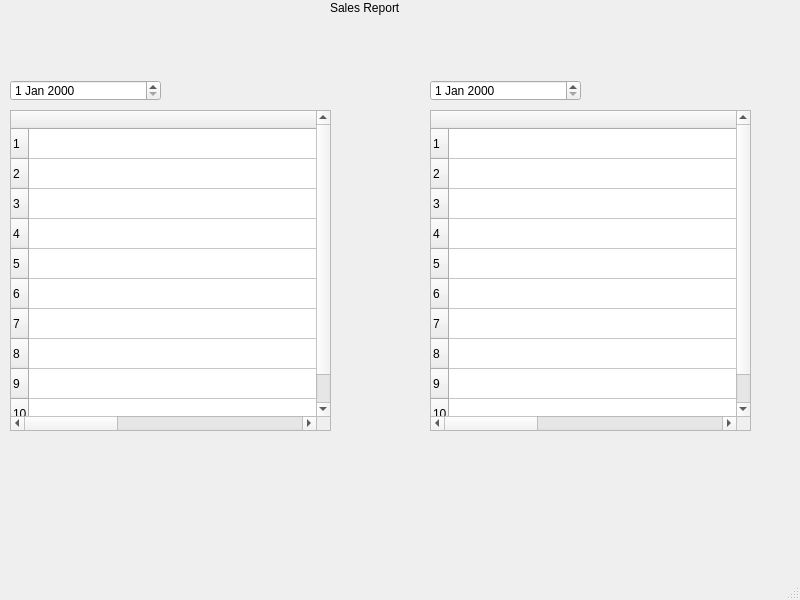
<?xml version="1.0" encoding="UTF-8"?>
<ui version="4.0">
 <class>MainWindow</class>
 <widget class="QMainWindow" name="MainWindow">
  <property name="geometry">
   <rect>
    <x>0</x>
    <y>0</y>
    <width>800</width>
    <height>600</height>
   </rect>
  </property>
  <property name="windowTitle">
   <string>MainWindow</string>
  </property>
  <widget class="QWidget" name="centralwidget">
   <widget class="QLabel" name="label">
    <property name="geometry">
     <rect>
      <x>330</x>
      <y>0</y>
      <width>81</width>
      <height>16</height>
     </rect>
    </property>
    <property name="text">
     <string>Sales Report</string>
    </property>
   </widget>
   <widget class="QDateEdit" name="dateEdit">
    <property name="geometry">
     <rect>
      <x>10</x>
      <y>80</y>
      <width>151</width>
      <height>21</height>
     </rect>
    </property>
   </widget>
   <widget class="QTableWidget" name="tableWidget">
    <property name="geometry">
     <rect>
      <x>10</x>
      <y>110</y>
      <width>321</width>
      <height>321</height>
     </rect>
    </property>
    <property name="rowCount">
     <number>10</number>
    </property>
    <property name="columnCount">
     <number>3</number>
    </property>
    <attribute name="horizontalHeaderMinimumSectionSize">
     <number>1000</number>
    </attribute>
    <attribute name="verticalHeaderDefaultSectionSize">
     <number>30</number>
    </attribute>
    <row/>
    <row/>
    <row/>
    <row/>
    <row/>
    <row/>
    <row/>
    <row/>
    <row/>
    <row/>
    <column/>
    <column/>
    <column/>
   </widget>
   <widget class="QDateEdit" name="dateEdit_2">
    <property name="geometry">
     <rect>
      <x>430</x>
      <y>80</y>
      <width>151</width>
      <height>21</height>
     </rect>
    </property>
   </widget>
   <widget class="QTableWidget" name="tableWidget_2">
    <property name="geometry">
     <rect>
      <x>430</x>
      <y>110</y>
      <width>321</width>
      <height>321</height>
     </rect>
    </property>
    <property name="rowCount">
     <number>10</number>
    </property>
    <property name="columnCount">
     <number>3</number>
    </property>
    <attribute name="horizontalHeaderMinimumSectionSize">
     <number>1000</number>
    </attribute>
    <attribute name="verticalHeaderDefaultSectionSize">
     <number>30</number>
    </attribute>
    <row/>
    <row/>
    <row/>
    <row/>
    <row/>
    <row/>
    <row/>
    <row/>
    <row/>
    <row/>
    <column/>
    <column/>
    <column/>
   </widget>
  </widget>
  <widget class="QMenuBar" name="menubar">
   <property name="geometry">
    <rect>
     <x>0</x>
     <y>0</y>
     <width>800</width>
     <height>22</height>
    </rect>
   </property>
  </widget>
  <widget class="QStatusBar" name="statusbar"/>
 </widget>
 <resources/>
 <connections/>
</ui>
